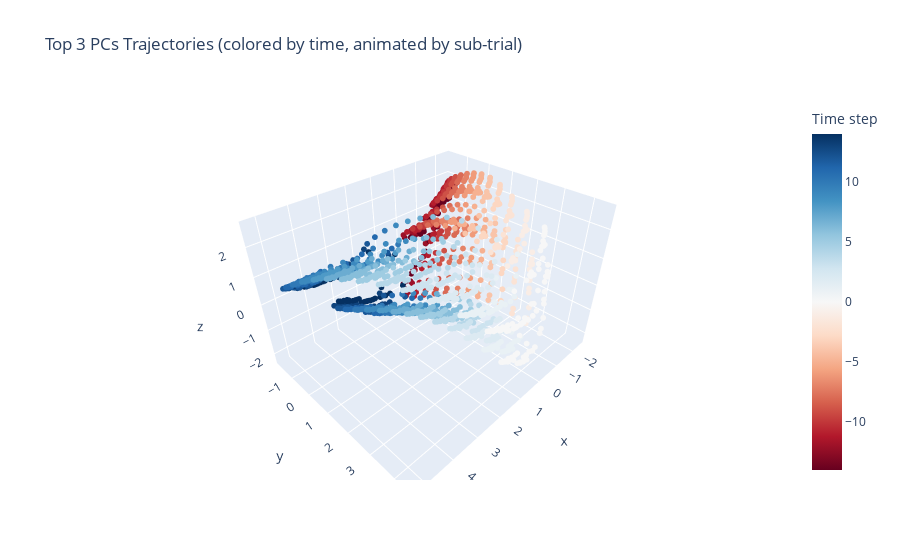

The cell this chart's notebook holds for it:
### Code cell
# perform PCA on the h_segmented_actions
u, s, v = torch.svd(h_segmented_actions - h_segmented_actions.mean(dim = 0, keepdim=True))
h_pca = (h_segmented_actions @ v[:, :]).reshape(h.shape[0], 100, 15, h.shape[-1]).detach().cpu().numpy()
# Select a batch to plot
batch_idx = 1
# Get the top 3 principal components for the selected batch
pcs = h_pca[batch_idx, :, :, :3]  # shape: (n_subtrials, timesteps, 3)

# Prepare data for plotly: flatten sub-trials and timesteps
n_subtrials, n_timesteps, _ = pcs.shape
pcs_flat = pcs.reshape(-1, 3)
time_flat = np.tile(np.arange(n_timesteps), n_subtrials)

# Assign a color for each sub-trial
subtrial_ids = np.repeat(np.arange(n_subtrials), n_timesteps)

fig = px.scatter_3d(
    x=pcs_flat[:, 0],
    y=pcs_flat[:, 1],
    z=pcs_flat[:, 2],
    color=time_flat * choice_pred[batch_idx].detach().cpu().repeat_interleave(n_timesteps).numpy(),  # color by time and choice
    # animation_frame=subtrial_ids,
    color_continuous_scale="RdBu", 
    title="Top 3 PCs Trajectories (colored by time, animated by sub-trial)",
    labels={'color': 'Time step'}
)
fig.update_traces(marker=dict(size=2))
fig.show()

### Figure 1 — Plotly figure (JSON) as saved in the notebook; plotly's stock layout.template omitted (floating-point values rounded to 4 significant figures; data arrays with more than 128 entries replaced by an {"elided": "..."} marker saying what was removed)
{"data": [{"hovertemplate": "x=%{x}<br>y=%{y}<br>z=%{z}<br>Time step=%{marker.color}<extra></extra>", "legendgroup": "", "marker": {"color": {"elided": "1500 int values"}, "coloraxis": "coloraxis", "size": 2, "symbol": "circle"}, "mode": "markers", "name": "", "scene": "scene", "showlegend": false, "type": "scatter3d", "x": {"elided": "1500 float values"}, "y": {"elided": "1500 float values"}, "z": {"elided": "1500 float values"}}], "layout": {"coloraxis": {"colorbar": {"title": {"text": "Time step"}}, "colorscale": [[0, "rgb(103,0,31)"], [0.1, "rgb(178,24,43)"], [0.2, "rgb(214,96,77)"], [0.3, "rgb(244,165,130)"], [0.4, "rgb(253,219,199)"], [0.5, "rgb(247,247,247)"], [0.6, "rgb(209,229,240)"], [0.7, "rgb(146,197,222)"], [0.8, "rgb(67,147,195)"], [0.9, "rgb(33,102,172)"], [1, "rgb(5,48,97)"]]}, "legend": {"tracegroupgap": 0}, "scene": {"domain": {"x": [0, 1], "y": [0, 1]}, "xaxis": {"title": {"text": "x"}}, "yaxis": {"title": {"text": "y"}}, "zaxis": {"title": {"text": "z"}}}, "title": {"text": "Top 3 PCs Trajectories (colored by time, animated by sub-trial)"}}}
